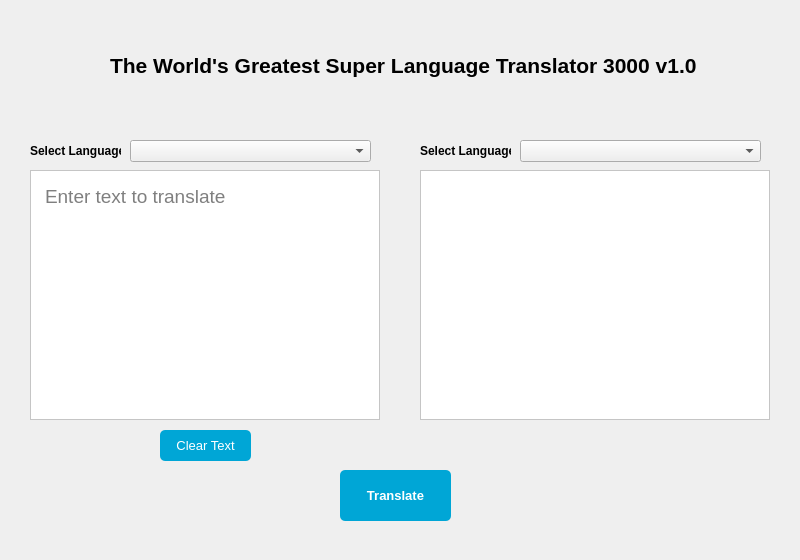
<?xml version="1.0" encoding="UTF-8"?>
<ui version="4.0">
 <class>Form</class>
 <widget class="QWidget" name="Form">
  <property name="geometry">
   <rect>
    <x>0</x>
    <y>0</y>
    <width>800</width>
    <height>560</height>
   </rect>
  </property>
  <property name="windowTitle">
   <string>Form</string>
  </property>
  <property name="styleSheet">
   <string notr="true">QTextEdit{

	background-color:white;
	padding: 10px;

}
QPushButton {

	background-color: #00A6D6;
	color: white;
	border-radius: 5px

}
QPushButton:hover {
	opacity: 0.9;
}</string>
  </property>
  <widget class="QLabel" name="label">
   <property name="geometry">
    <rect>
     <x>110</x>
     <y>40</y>
     <width>591</width>
     <height>51</height>
    </rect>
   </property>
   <property name="font">
    <font>
     <family>Segoe UI</family>
     <pointsize>16</pointsize>
     <weight>75</weight>
     <bold>true</bold>
    </font>
   </property>
   <property name="text">
    <string>The World's Greatest Super Language Translator 3000 v1.0</string>
   </property>
  </widget>
  <widget class="QTextEdit" name="textEdit">
   <property name="geometry">
    <rect>
     <x>30</x>
     <y>170</y>
     <width>350</width>
     <height>250</height>
    </rect>
   </property>
   <property name="font">
    <font>
     <family>Segoe UI</family>
     <pointsize>14</pointsize>
    </font>
   </property>
   <property name="placeholderText">
    <string>Enter text to translate</string>
   </property>
  </widget>
  <widget class="QTextEdit" name="textEdit_2">
   <property name="geometry">
    <rect>
     <x>420</x>
     <y>170</y>
     <width>350</width>
     <height>250</height>
    </rect>
   </property>
   <property name="font">
    <font>
     <family>Segoe UI</family>
     <pointsize>14</pointsize>
    </font>
   </property>
  </widget>
  <widget class="QLabel" name="label_2">
   <property name="geometry">
    <rect>
     <x>30</x>
     <y>140</y>
     <width>91</width>
     <height>21</height>
    </rect>
   </property>
   <property name="font">
    <font>
     <family>Segoe UI</family>
     <weight>75</weight>
     <bold>true</bold>
    </font>
   </property>
   <property name="text">
    <string>Select Language:</string>
   </property>
  </widget>
  <widget class="QComboBox" name="comboBox">
   <property name="geometry">
    <rect>
     <x>130</x>
     <y>140</y>
     <width>241</width>
     <height>22</height>
    </rect>
   </property>
  </widget>
  <widget class="QComboBox" name="comboBox_2">
   <property name="geometry">
    <rect>
     <x>520</x>
     <y>140</y>
     <width>241</width>
     <height>22</height>
    </rect>
   </property>
  </widget>
  <widget class="QLabel" name="label_3">
   <property name="geometry">
    <rect>
     <x>420</x>
     <y>140</y>
     <width>91</width>
     <height>21</height>
    </rect>
   </property>
   <property name="font">
    <font>
     <family>Segoe UI</family>
     <weight>75</weight>
     <bold>true</bold>
    </font>
   </property>
   <property name="text">
    <string>Select Language:</string>
   </property>
  </widget>
  <widget class="QPushButton" name="pushButton">
   <property name="geometry">
    <rect>
     <x>340</x>
     <y>470</y>
     <width>111</width>
     <height>51</height>
    </rect>
   </property>
   <property name="font">
    <font>
     <family>Segoe UI</family>
     <pointsize>10</pointsize>
     <weight>75</weight>
     <bold>true</bold>
    </font>
   </property>
   <property name="text">
    <string>Translate</string>
   </property>
  </widget>
  <widget class="QPushButton" name="pushButton_2">
   <property name="geometry">
    <rect>
     <x>160</x>
     <y>430</y>
     <width>91</width>
     <height>31</height>
    </rect>
   </property>
   <property name="font">
    <font>
     <family>Segoe UI</family>
     <pointsize>10</pointsize>
     <weight>50</weight>
     <bold>false</bold>
    </font>
   </property>
   <property name="text">
    <string>Clear Text</string>
   </property>
  </widget>
 </widget>
 <resources/>
 <connections/>
</ui>
